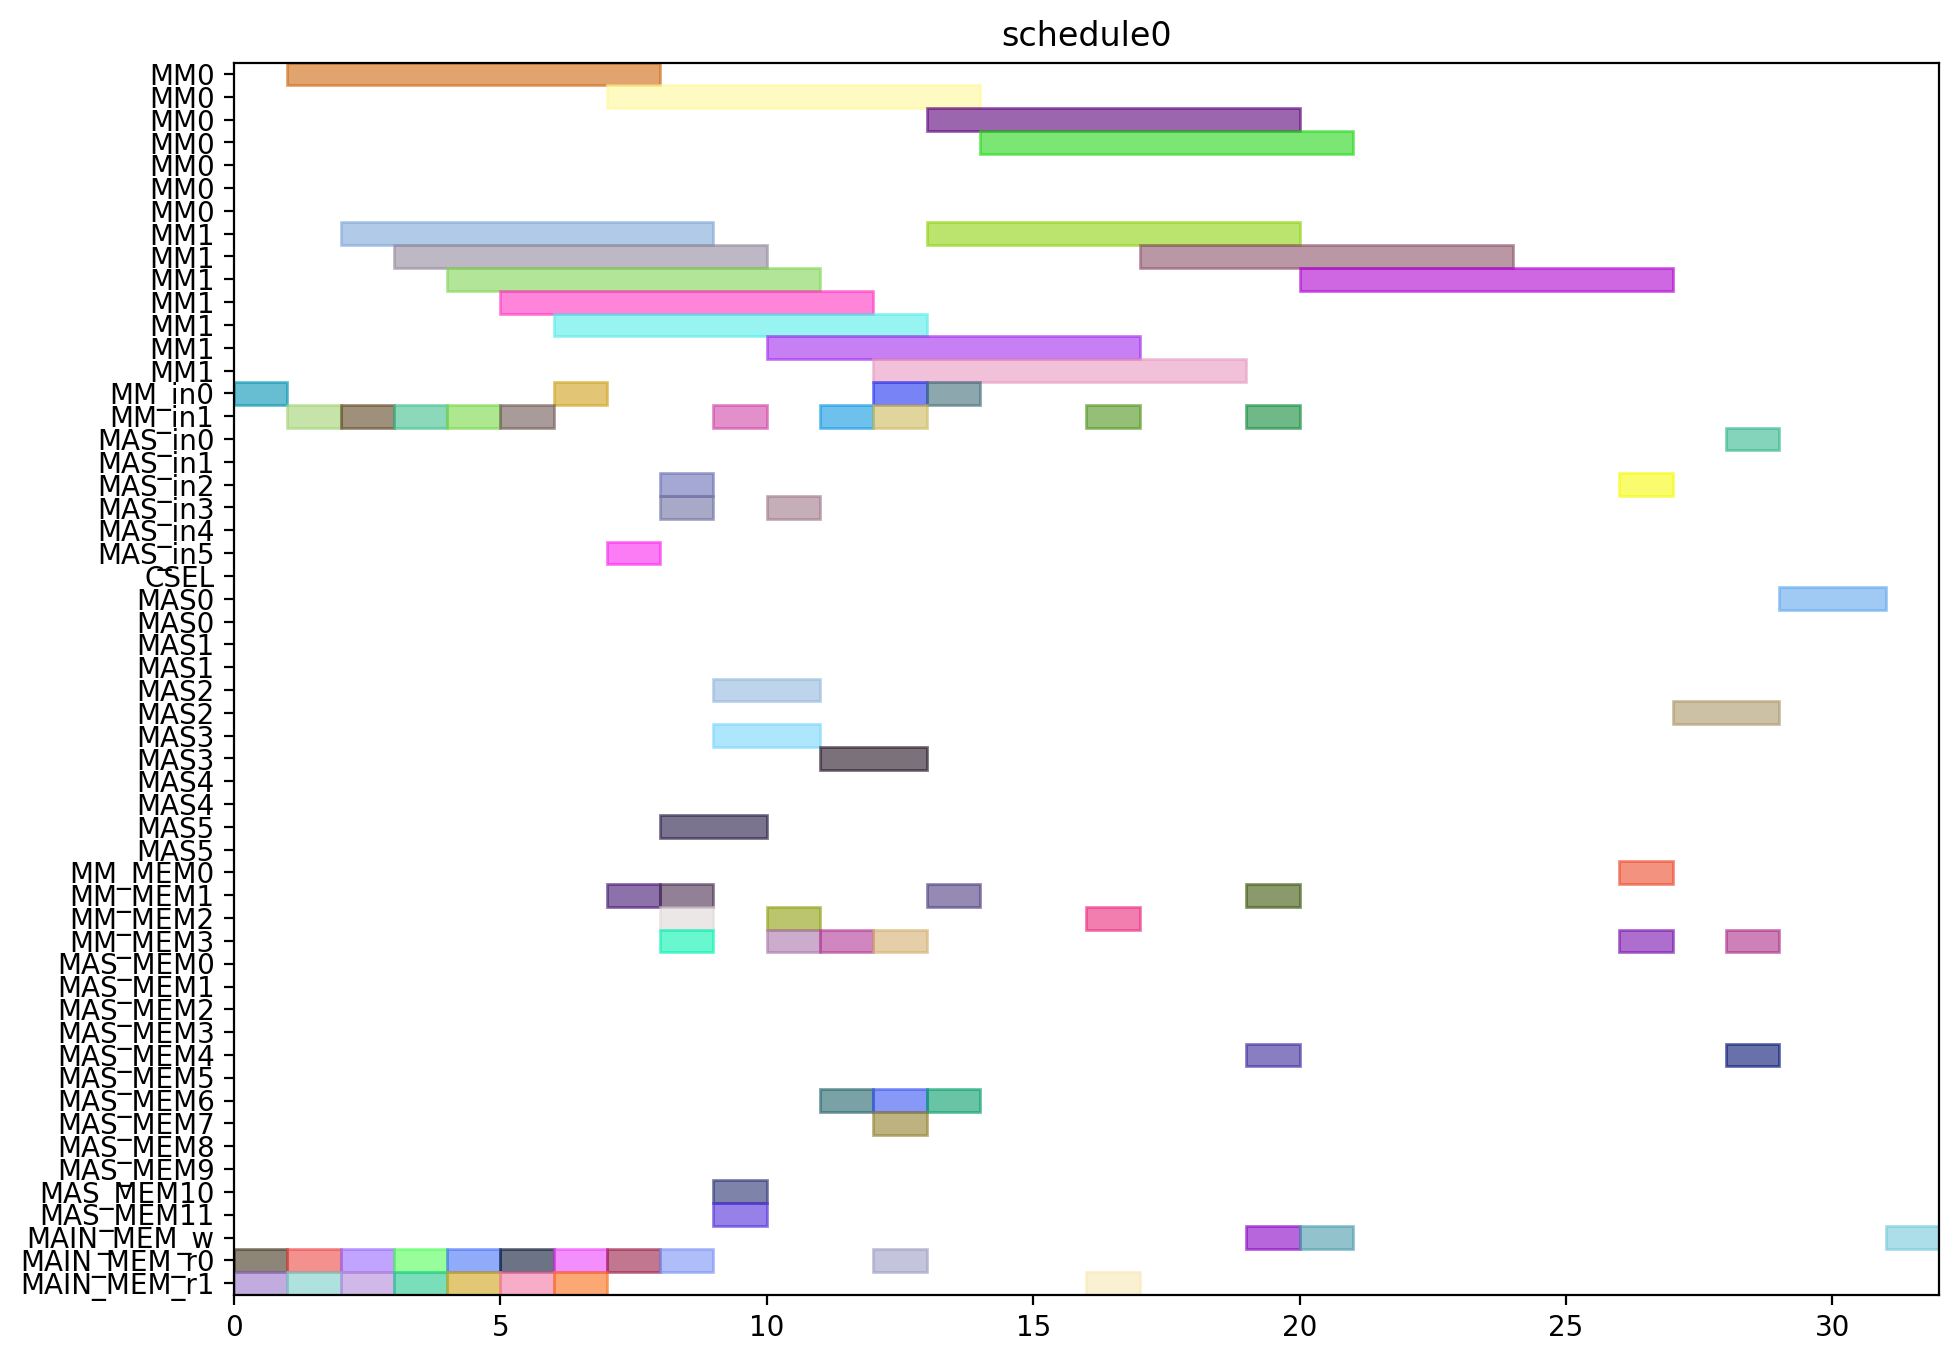

Recreate this plot in Python.
from pyschedule import Scenario, solvers, plotters, alt


def solve():
	horizon = 120
	S = Scenario("schedule0", horizon=horizon)

	# resource
	MM = S.Resources('MM', num=2, size=7)
	MM_in = S.Resources('MM_in', num=2)
	MAS_in = S.Resources('MAS_in', num=6)
	CSEL = S.Resource('CSEL')
	MAS = S.Resources('MAS', num=6, size=2, periods=range(1, horizon))
	MM_MEM = S.Resources('MM_MEM', num=4)
	MAS_MEM = S.Resources('MAS_MEM', num=12)
	MAIN_MEM_w = S.Resource('MAIN_MEM_w', size=1)
	MAIN_MEM_r = S.Resources('MAIN_MEM_r', num=2)

	# result of previous scheduling

	# new tasks
	r1 = S.Task('r1', length=7, delay_cost=1)
	r1 += alt(MM)
	r1_in = S.Task('r1_in', length=1, delay_cost=1)
	r1_in += alt(MM_in)
	S += r1_in*MM_in[0]<=r1*MM[0]
	S += r1_in*MM_in[1]<=r1*MM[1]
	r1_mem0 = S.Task('r1_mem0', length=1, delay_cost=1)
	r1_mem0 += MAIN_MEM_r[0]
	S += r1_mem0 <= r1

	r1_mem1 = S.Task('r1_mem1', length=1, delay_cost=1)
	r1_mem1 += MAIN_MEM_r[1]
	S += r1_mem1 <= r1

	r3 = S.Task('r3', length=7, delay_cost=1)
	r3 += alt(MM)
	r3_in = S.Task('r3_in', length=1, delay_cost=1)
	r3_in += alt(MM_in)
	S += r3_in*MM_in[0]<=r3*MM[0]
	S += r3_in*MM_in[1]<=r3*MM[1]
	r3_mem0 = S.Task('r3_mem0', length=1, delay_cost=1)
	r3_mem0 += MAIN_MEM_r[0]
	S += r3_mem0 <= r3

	r3_mem1 = S.Task('r3_mem1', length=1, delay_cost=1)
	r3_mem1 += MAIN_MEM_r[1]
	S += r3_mem1 <= r3

	r4 = S.Task('r4', length=7, delay_cost=1)
	r4 += alt(MM)
	r4_in = S.Task('r4_in', length=1, delay_cost=1)
	r4_in += alt(MM_in)
	S += r4_in*MM_in[0]<=r4*MM[0]
	S += r4_in*MM_in[1]<=r4*MM[1]
	r4_mem0 = S.Task('r4_mem0', length=1, delay_cost=1)
	r4_mem0 += MAIN_MEM_r[0]
	S += r4_mem0 <= r4

	r4_mem1 = S.Task('r4_mem1', length=1, delay_cost=1)
	r4_mem1 += MAIN_MEM_r[1]
	S += r4_mem1 <= r4

	r5 = S.Task('r5', length=7, delay_cost=1)
	r5 += alt(MM)
	r5_in = S.Task('r5_in', length=1, delay_cost=1)
	r5_in += alt(MM_in)
	S += r5_in*MM_in[0]<=r5*MM[0]
	S += r5_in*MM_in[1]<=r5*MM[1]
	r5_mem0 = S.Task('r5_mem0', length=1, delay_cost=1)
	r5_mem0 += MAIN_MEM_r[0]
	S += r5_mem0 <= r5

	r5_mem1 = S.Task('r5_mem1', length=1, delay_cost=1)
	r5_mem1 += MAIN_MEM_r[1]
	S += r5_mem1 <= r5

	r6 = S.Task('r6', length=7, delay_cost=1)
	r6 += alt(MM)
	r6_in = S.Task('r6_in', length=1, delay_cost=1)
	r6_in += alt(MM_in)
	S += r6_in*MM_in[0]<=r6*MM[0]
	S += r6_in*MM_in[1]<=r6*MM[1]
	r6_mem0 = S.Task('r6_mem0', length=1, delay_cost=1)
	r6_mem0 += MAIN_MEM_r[0]
	S += r6_mem0 <= r6

	r6_mem1 = S.Task('r6_mem1', length=1, delay_cost=1)
	r6_mem1 += MAIN_MEM_r[1]
	S += r6_mem1 <= r6

	r12 = S.Task('r12', length=7, delay_cost=1)
	r12 += alt(MM)
	r12_in = S.Task('r12_in', length=1, delay_cost=1)
	r12_in += alt(MM_in)
	S += r12_in*MM_in[0]<=r12*MM[0]
	S += r12_in*MM_in[1]<=r12*MM[1]
	r12_mem0 = S.Task('r12_mem0', length=1, delay_cost=1)
	r12_mem0 += MAIN_MEM_r[0]
	S += r12_mem0 <= r12

	r12_mem1 = S.Task('r12_mem1', length=1, delay_cost=1)
	r12_mem1 += MAIN_MEM_r[1]
	S += r12_mem1 <= r12

	r13 = S.Task('r13', length=7, delay_cost=1)
	r13 += alt(MM)
	r13_in = S.Task('r13_in', length=1, delay_cost=1)
	r13_in += alt(MM_in)
	S += r13_in*MM_in[0]<=r13*MM[0]
	S += r13_in*MM_in[1]<=r13*MM[1]
	r13_mem0 = S.Task('r13_mem0', length=1, delay_cost=1)
	r13_mem0 += MAIN_MEM_r[0]
	S += r13_mem0 <= r13

	r13_mem1 = S.Task('r13_mem1', length=1, delay_cost=1)
	r13_mem1 += MAIN_MEM_r[1]
	S += r13_mem1 <= r13

	r2 = S.Task('r2', length=2, delay_cost=1)
	r2 += alt(MAS)
	r2_in = S.Task('r2_in', length=1, delay_cost=1)
	r2_in += alt(MAS_in)
	S += r2_in*MAS_in[0]<=r2*MAS[0]

	S += r2_in*MAS_in[1]<=r2*MAS[1]

	S += r2_in*MAS_in[2]<=r2*MAS[2]

	S += r2_in*MAS_in[3]<=r2*MAS[3]

	S += r2_in*MAS_in[4]<=r2*MAS[4]

	S += r2_in*MAS_in[5]<=r2*MAS[5]

	r2_mem0 = S.Task('r2_mem0', length=1, delay_cost=1)
	r2_mem0 += alt(MM_MEM)
	S += (r1*MM[0])-1 < r2_mem0*MM_MEM[0]
	S += (r1*MM[1])-1 < r2_mem0*MM_MEM[2]
	S += r2_mem0 <= r2

	r2_mem1 = S.Task('r2_mem1', length=1, delay_cost=1)
	r2_mem1 += alt(MM_MEM)
	S += (r1*MM[0])-1 < r2_mem1*MM_MEM[1]
	S += (r1*MM[1])-1 < r2_mem1*MM_MEM[3]
	S += r2_mem1 <= r2

	r7 = S.Task('r7', length=2, delay_cost=1)
	r7 += alt(MAS)
	r7_in = S.Task('r7_in', length=1, delay_cost=1)
	r7_in += alt(MAS_in)
	S += r7_in*MAS_in[0]<=r7*MAS[0]

	S += r7_in*MAS_in[1]<=r7*MAS[1]

	S += r7_in*MAS_in[2]<=r7*MAS[2]

	S += r7_in*MAS_in[3]<=r7*MAS[3]

	S += r7_in*MAS_in[4]<=r7*MAS[4]

	S += r7_in*MAS_in[5]<=r7*MAS[5]

	r7_mem0 = S.Task('r7_mem0', length=1, delay_cost=1)
	r7_mem0 += alt(MM_MEM)
	S += (r5*MM[0])-1 < r7_mem0*MM_MEM[0]
	S += (r5*MM[1])-1 < r7_mem0*MM_MEM[2]
	S += r7_mem0 <= r7

	r7_mem1 = S.Task('r7_mem1', length=1, delay_cost=1)
	r7_mem1 += alt(MM_MEM)
	S += (r6*MM[0])-1 < r7_mem1*MM_MEM[1]
	S += (r6*MM[1])-1 < r7_mem1*MM_MEM[3]
	S += r7_mem1 <= r7

	r8 = S.Task('r8', length=2, delay_cost=1)
	r8 += alt(MAS)
	r8_in = S.Task('r8_in', length=1, delay_cost=1)
	r8_in += alt(MAS_in)
	S += r8_in*MAS_in[0]<=r8*MAS[0]

	S += r8_in*MAS_in[1]<=r8*MAS[1]

	S += r8_in*MAS_in[2]<=r8*MAS[2]

	S += r8_in*MAS_in[3]<=r8*MAS[3]

	S += r8_in*MAS_in[4]<=r8*MAS[4]

	S += r8_in*MAS_in[5]<=r8*MAS[5]

	r8_mem0 = S.Task('r8_mem0', length=1, delay_cost=1)
	r8_mem0 += MAIN_MEM_r[0]
	S += r8_mem0 <= r8

	r8_mem1 = S.Task('r8_mem1', length=1, delay_cost=1)
	r8_mem1 += alt(MM_MEM)
	S += (r4*MM[0])-1 < r8_mem1*MM_MEM[1]
	S += (r4*MM[1])-1 < r8_mem1*MM_MEM[3]
	S += r8_mem1 <= r8

	r10 = S.Task('r10', length=2, delay_cost=1)
	r10 += alt(MAS)
	r10_in = S.Task('r10_in', length=1, delay_cost=1)
	r10_in += alt(MAS_in)
	S += r10_in*MAS_in[0]<=r10*MAS[0]

	S += r10_in*MAS_in[1]<=r10*MAS[1]

	S += r10_in*MAS_in[2]<=r10*MAS[2]

	S += r10_in*MAS_in[3]<=r10*MAS[3]

	S += r10_in*MAS_in[4]<=r10*MAS[4]

	S += r10_in*MAS_in[5]<=r10*MAS[5]

	r10_mem0 = S.Task('r10_mem0', length=1, delay_cost=1)
	r10_mem0 += MAIN_MEM_r[0]
	S += r10_mem0 <= r10

	r10_mem1 = S.Task('r10_mem1', length=1, delay_cost=1)
	r10_mem1 += alt(MM_MEM)
	S += (r4*MM[0])-1 < r10_mem1*MM_MEM[1]
	S += (r4*MM[1])-1 < r10_mem1*MM_MEM[3]
	S += r10_mem1 <= r10

	r9 = S.Task('r9', length=7, delay_cost=1)
	r9 += alt(MM)
	r9_in = S.Task('r9_in', length=1, delay_cost=1)
	r9_in += alt(MM_in)
	S += r9_in*MM_in[0]<=r9*MM[0]
	S += r9_in*MM_in[1]<=r9*MM[1]
	r9_mem0 = S.Task('r9_mem0', length=1, delay_cost=1)
	r9_mem0 += MAIN_MEM_r[0]
	S += r9_mem0 <= r9

	r9_mem1 = S.Task('r9_mem1', length=1, delay_cost=1)
	r9_mem1 += alt(MAS_MEM)
	S += (r7*MAS[0])-1 < r9_mem1*MAS_MEM[1]
	S += (r7*MAS[1])-1 < r9_mem1*MAS_MEM[3]
	S += (r7*MAS[2])-1 < r9_mem1*MAS_MEM[5]
	S += (r7*MAS[3])-1 < r9_mem1*MAS_MEM[7]
	S += (r7*MAS[4])-1 < r9_mem1*MAS_MEM[9]
	S += (r7*MAS[5])-1 < r9_mem1*MAS_MEM[11]
	S += r9_mem1 <= r9

	r11 = S.Task('r11', length=7, delay_cost=1)
	r11 += alt(MM)
	r11_in = S.Task('r11_in', length=1, delay_cost=1)
	r11_in += alt(MM_in)
	S += r11_in*MM_in[0]<=r11*MM[0]
	S += r11_in*MM_in[1]<=r11*MM[1]
	r11_mem0 = S.Task('r11_mem0', length=1, delay_cost=1)
	r11_mem0 += alt(MAS_MEM)
	S += (r10*MAS[0])-1 < r11_mem0*MAS_MEM[0]
	S += (r10*MAS[1])-1 < r11_mem0*MAS_MEM[2]
	S += (r10*MAS[2])-1 < r11_mem0*MAS_MEM[4]
	S += (r10*MAS[3])-1 < r11_mem0*MAS_MEM[6]
	S += (r10*MAS[4])-1 < r11_mem0*MAS_MEM[8]
	S += (r10*MAS[5])-1 < r11_mem0*MAS_MEM[10]
	S += r11_mem0 <= r11

	r11_mem1 = S.Task('r11_mem1', length=1, delay_cost=1)
	r11_mem1 += alt(MAS_MEM)
	S += (r10*MAS[0])-1 < r11_mem1*MAS_MEM[1]
	S += (r10*MAS[1])-1 < r11_mem1*MAS_MEM[3]
	S += (r10*MAS[2])-1 < r11_mem1*MAS_MEM[5]
	S += (r10*MAS[3])-1 < r11_mem1*MAS_MEM[7]
	S += (r10*MAS[4])-1 < r11_mem1*MAS_MEM[9]
	S += (r10*MAS[5])-1 < r11_mem1*MAS_MEM[11]
	S += r11_mem1 <= r11

	PX_new = S.Task('PX_new', length=7, delay_cost=1)
	PX_new += alt(MM)
	PX_new_in = S.Task('PX_new_in', length=1, delay_cost=1)
	PX_new_in += alt(MM_in)
	S += PX_new_in*MM_in[0]<=PX_new*MM[0]
	S += PX_new_in*MM_in[1]<=PX_new*MM[1]
	S += 0<PX_new

	PX_new_w = S.Task('PX_new_w', length=1, delay_cost=1)
	PX_new_w += alt(MAIN_MEM_w)
	S += PX_new <= PX_new_w

	PX_new_mem0 = S.Task('PX_new_mem0', length=1, delay_cost=1)
	PX_new_mem0 += alt(MAS_MEM)
	S += (r2*MAS[0])-1 < PX_new_mem0*MAS_MEM[0]
	S += (r2*MAS[1])-1 < PX_new_mem0*MAS_MEM[2]
	S += (r2*MAS[2])-1 < PX_new_mem0*MAS_MEM[4]
	S += (r2*MAS[3])-1 < PX_new_mem0*MAS_MEM[6]
	S += (r2*MAS[4])-1 < PX_new_mem0*MAS_MEM[8]
	S += (r2*MAS[5])-1 < PX_new_mem0*MAS_MEM[10]
	S += PX_new_mem0 <= PX_new

	PX_new_mem1 = S.Task('PX_new_mem1', length=1, delay_cost=1)
	PX_new_mem1 += alt(MM_MEM)
	S += (r12*MM[0])-1 < PX_new_mem1*MM_MEM[1]
	S += (r12*MM[1])-1 < PX_new_mem1*MM_MEM[3]
	S += PX_new_mem1 <= PX_new

	r14 = S.Task('r14', length=7, delay_cost=1)
	r14 += alt(MM)
	r14_in = S.Task('r14_in', length=1, delay_cost=1)
	r14_in += alt(MM_in)
	S += r14_in*MM_in[0]<=r14*MM[0]
	S += r14_in*MM_in[1]<=r14*MM[1]
	r14_mem0 = S.Task('r14_mem0', length=1, delay_cost=1)
	r14_mem0 += alt(MAS_MEM)
	S += (r2*MAS[0])-1 < r14_mem0*MAS_MEM[0]
	S += (r2*MAS[1])-1 < r14_mem0*MAS_MEM[2]
	S += (r2*MAS[2])-1 < r14_mem0*MAS_MEM[4]
	S += (r2*MAS[3])-1 < r14_mem0*MAS_MEM[6]
	S += (r2*MAS[4])-1 < r14_mem0*MAS_MEM[8]
	S += (r2*MAS[5])-1 < r14_mem0*MAS_MEM[10]
	S += r14_mem0 <= r14

	r14_mem1 = S.Task('r14_mem1', length=1, delay_cost=1)
	r14_mem1 += alt(MM_MEM)
	S += (r3*MM[0])-1 < r14_mem1*MM_MEM[1]
	S += (r3*MM[1])-1 < r14_mem1*MM_MEM[3]
	S += r14_mem1 <= r14

	Z1_new = S.Task('Z1_new', length=7, delay_cost=1)
	Z1_new += alt(MM)
	Z1_new_in = S.Task('Z1_new_in', length=1, delay_cost=1)
	Z1_new_in += alt(MM_in)
	S += Z1_new_in*MM_in[0]<=Z1_new*MM[0]
	S += Z1_new_in*MM_in[1]<=Z1_new*MM[1]
	S += 0<Z1_new

	Z1_new_w = S.Task('Z1_new_w', length=1, delay_cost=1)
	Z1_new_w += alt(MAIN_MEM_w)
	S += Z1_new <= Z1_new_w

	Z1_new_mem0 = S.Task('Z1_new_mem0', length=1, delay_cost=1)
	Z1_new_mem0 += alt(MAS_MEM)
	S += (r2*MAS[0])-1 < Z1_new_mem0*MAS_MEM[0]
	S += (r2*MAS[1])-1 < Z1_new_mem0*MAS_MEM[2]
	S += (r2*MAS[2])-1 < Z1_new_mem0*MAS_MEM[4]
	S += (r2*MAS[3])-1 < Z1_new_mem0*MAS_MEM[6]
	S += (r2*MAS[4])-1 < Z1_new_mem0*MAS_MEM[8]
	S += (r2*MAS[5])-1 < Z1_new_mem0*MAS_MEM[10]
	S += Z1_new_mem0 <= Z1_new

	Z1_new_mem1 = S.Task('Z1_new_mem1', length=1, delay_cost=1)
	Z1_new_mem1 += alt(MM_MEM)
	S += (r13*MM[0])-1 < Z1_new_mem1*MM_MEM[1]
	S += (r13*MM[1])-1 < Z1_new_mem1*MM_MEM[3]
	S += Z1_new_mem1 <= Z1_new

	r15 = S.Task('r15', length=7, delay_cost=1)
	r15 += alt(MM)
	r15_in = S.Task('r15_in', length=1, delay_cost=1)
	r15_in += alt(MM_in)
	S += r15_in*MM_in[0]<=r15*MM[0]
	S += r15_in*MM_in[1]<=r15*MM[1]
	r15_mem0 = S.Task('r15_mem0', length=1, delay_cost=1)
	r15_mem0 += alt(MAS_MEM)
	S += (r8*MAS[0])-1 < r15_mem0*MAS_MEM[0]
	S += (r8*MAS[1])-1 < r15_mem0*MAS_MEM[2]
	S += (r8*MAS[2])-1 < r15_mem0*MAS_MEM[4]
	S += (r8*MAS[3])-1 < r15_mem0*MAS_MEM[6]
	S += (r8*MAS[4])-1 < r15_mem0*MAS_MEM[8]
	S += (r8*MAS[5])-1 < r15_mem0*MAS_MEM[10]
	S += r15_mem0 <= r15

	r15_mem1 = S.Task('r15_mem1', length=1, delay_cost=1)
	r15_mem1 += alt(MM_MEM)
	S += (r9*MM[0])-1 < r15_mem1*MM_MEM[1]
	S += (r9*MM[1])-1 < r15_mem1*MM_MEM[3]
	S += r15_mem1 <= r15

	r16 = S.Task('r16', length=7, delay_cost=1)
	r16 += alt(MM)
	r16_in = S.Task('r16_in', length=1, delay_cost=1)
	r16_in += alt(MM_in)
	S += r16_in*MM_in[0]<=r16*MM[0]
	S += r16_in*MM_in[1]<=r16*MM[1]
	r16_mem0 = S.Task('r16_mem0', length=1, delay_cost=1)
	r16_mem0 += alt(MM_MEM)
	S += (r11*MM[0])-1 < r16_mem0*MM_MEM[0]
	S += (r11*MM[1])-1 < r16_mem0*MM_MEM[2]
	S += r16_mem0 <= r16

	r16_mem1 = S.Task('r16_mem1', length=1, delay_cost=1)
	r16_mem1 += MAIN_MEM_r[1]
	S += r16_mem1 <= r16

	r17 = S.Task('r17', length=2, delay_cost=1)
	r17 += alt(MAS)
	r17_in = S.Task('r17_in', length=1, delay_cost=1)
	r17_in += alt(MAS_in)
	S += r17_in*MAS_in[0]<=r17*MAS[0]

	S += r17_in*MAS_in[1]<=r17*MAS[1]

	S += r17_in*MAS_in[2]<=r17*MAS[2]

	S += r17_in*MAS_in[3]<=r17*MAS[3]

	S += r17_in*MAS_in[4]<=r17*MAS[4]

	S += r17_in*MAS_in[5]<=r17*MAS[5]

	r17_mem0 = S.Task('r17_mem0', length=1, delay_cost=1)
	r17_mem0 += alt(MM_MEM)
	S += (r14*MM[0])-1 < r17_mem0*MM_MEM[0]
	S += (r14*MM[1])-1 < r17_mem0*MM_MEM[2]
	S += r17_mem0 <= r17

	r17_mem1 = S.Task('r17_mem1', length=1, delay_cost=1)
	r17_mem1 += alt(MM_MEM)
	S += (r15*MM[0])-1 < r17_mem1*MM_MEM[1]
	S += (r15*MM[1])-1 < r17_mem1*MM_MEM[3]
	S += r17_mem1 <= r17

	PY_new = S.Task('PY_new', length=2, delay_cost=1)
	PY_new += alt(MAS)
	PY_new_in = S.Task('PY_new_in', length=1, delay_cost=1)
	PY_new_in += alt(MAS_in)
	S += PY_new_in*MAS_in[0]<=PY_new*MAS[0]

	S += PY_new_in*MAS_in[1]<=PY_new*MAS[1]

	S += PY_new_in*MAS_in[2]<=PY_new*MAS[2]

	S += PY_new_in*MAS_in[3]<=PY_new*MAS[3]

	S += PY_new_in*MAS_in[4]<=PY_new*MAS[4]

	S += PY_new_in*MAS_in[5]<=PY_new*MAS[5]

	S += 0<PY_new

	PY_new_w = S.Task('PY_new_w', length=1, delay_cost=1)
	PY_new_w += alt(MAIN_MEM_w)
	S += PY_new <= PY_new_w

	PY_new_mem0 = S.Task('PY_new_mem0', length=1, delay_cost=1)
	PY_new_mem0 += alt(MAS_MEM)
	S += (r17*MAS[0])-1 < PY_new_mem0*MAS_MEM[0]
	S += (r17*MAS[1])-1 < PY_new_mem0*MAS_MEM[2]
	S += (r17*MAS[2])-1 < PY_new_mem0*MAS_MEM[4]
	S += (r17*MAS[3])-1 < PY_new_mem0*MAS_MEM[6]
	S += (r17*MAS[4])-1 < PY_new_mem0*MAS_MEM[8]
	S += (r17*MAS[5])-1 < PY_new_mem0*MAS_MEM[10]
	S += PY_new_mem0 <= PY_new

	PY_new_mem1 = S.Task('PY_new_mem1', length=1, delay_cost=1)
	PY_new_mem1 += alt(MM_MEM)
	S += (r16*MM[0])-1 < PY_new_mem1*MM_MEM[1]
	S += (r16*MM[1])-1 < PY_new_mem1*MM_MEM[3]
	S += PY_new_mem1 <= PY_new

	solvers.mip.solve(S,msg=1,kind='CPLEX',ratio_gap=1.01)

	solution = [['hoge']*len(S.solution()[1]) for i in range(len(S.solution()))]
	for i in range(len(S.solution())):
		for j in range(len(S.solution()[i])):
			solution[i][j]=str(S.solution()[i][j])
	print(solution)

	cycles = int(solution[-1][3])

	pic_file_name = "/mnt/rose/usr1/fukuda/ABE/multiRAM_multiMAS_16mux/scheduling_result/stage7MM2_stage2MAS6/EP_YRECOVER/schedule0.png"
	if(S.solution() != []):
		plotters.matplotlib.plot(S,img_filename=pic_file_name, show_task_labels=False, fig_size=(cycles*0.25+3, 8))

	return solution
